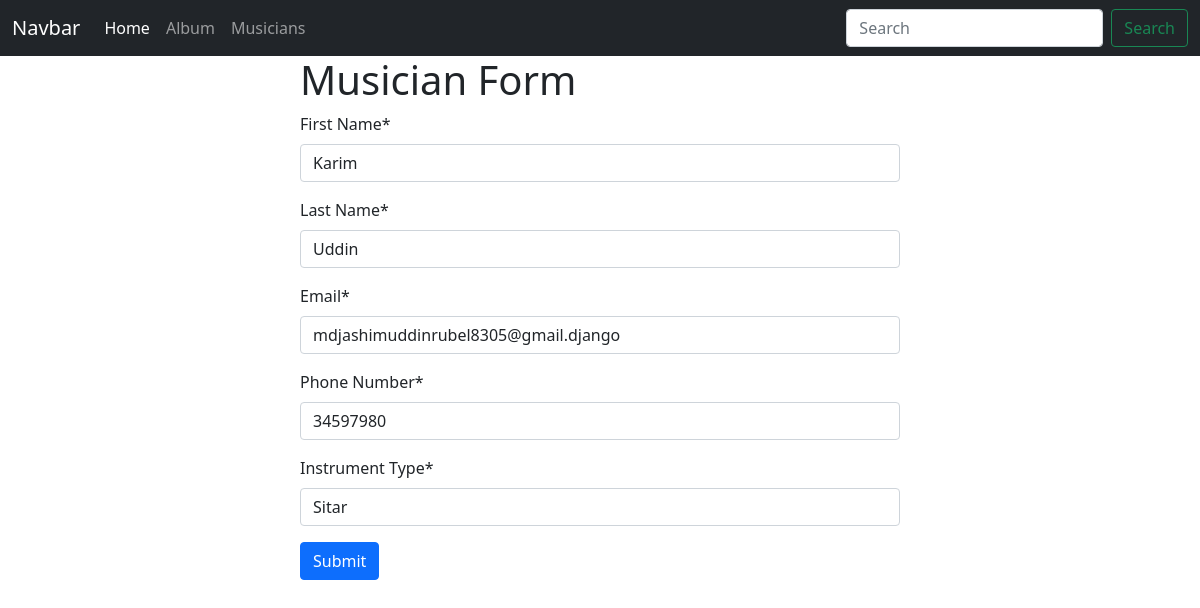
The page /musician/edit/2/ on the database its author committed.
### musician/models.py (models this page shows, shortened)
class MusicianModel(models.Model):
    first_name = models.CharField(max_length=20, verbose_name="First Name")
    last_name = models.CharField(max_length=20, verbose_name="Last Name")
    email = models.EmailField(verbose_name="Email")
    phone = models.IntegerField(verbose_name="Phone Number")
    instrument_type = models.CharField(max_length=20, verbose_name="Instrument Type")

### musician/views.py (the view)
# urls.py: path('edit/<int:id>/', views.Edit_musicians.as_view(), name='Edit_musicians'),
class Edit_musicians(UpdateView):
    model = models.MusicianModel
    form_class = forms.MusicianForm
    template_name = 'musician.html'
    pk_url_kwarg = 'id'
    success_url = reverse_lazy('Edit_musicians')

### musician/forms.py
class MusicianForm(forms.ModelForm):
    class Meta:
        model = MusicianModel
        fields = '__all__'
        labels = {
            'first_name' : 'First Name',
            'last_name' : 'Last Name',
            'email' : 'Email',
            'phone' : 'Phone Number',
            'instrument_type' : 'Instrument Type',
        }

### musician/templates/musician.html (shortened to what this page needs)
{% extends "base.html" %}
{% load crispy_forms_tags %}
{% block content %}
<form method="post" style="width:50%;margin:auto;">
    <h1>Musician Form</h1>
    {{ form | crispy }}
    <button type="submit" class="btn btn-primary">Submit</button>
</form>
{% endblock %}

### rows shown on the page
MusicianModel: first_name "Karim", last_name "Uddin", email "mdjashimuddinrubel8305@gmail.django", phone "34597980", instrument_type "Sitar"
